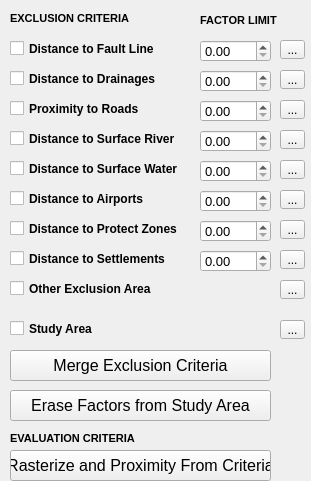
   <widget class="QWidget" name="EXCLUSIONCRITERIA">
    <property name="geometry">
     <rect>
      <x>0</x>
      <y>0</y>
      <width>311</width>
      <height>481</height>
     </rect>
    </property>
    <attribute name="label">
     <string>EVALUATION CRITERIA I</string>
    </attribute>
    <widget class="QLabel" name="label_6">
     <property name="geometry">
      <rect>
       <x>10</x>
       <y>10</y>
       <width>161</width>
       <height>16</height>
      </rect>
     </property>
     <property name="font">
      <font>
       <family>MS Shell Dlg 2</family>
       <pointsize>8</pointsize>
       <weight>75</weight>
       <bold>true</bold>
      </font>
     </property>
     <property name="text">
      <string>EXCLUSION CRITERIA</string>
     </property>
    </widget>
    <widget class="QToolButton" name="toolButton_4">
     <property name="geometry">
      <rect>
       <x>280</x>
       <y>40</y>
       <width>25</width>
       <height>19</height>
      </rect>
     </property>
     <property name="text">
      <string>...</string>
     </property>
    </widget>
    <widget class="QDoubleSpinBox" name="doubleSpinBox_2">
     <property name="geometry">
      <rect>
       <x>200</x>
       <y>40</y>
       <width>71</width>
       <height>22</height>
      </rect>
     </property>
     <property name="font">
      <font>
       <family>MS Shell Dlg 2</family>
       <pointsize>10</pointsize>
       <weight>50</weight>
       <bold>false</bold>
      </font>
     </property>
     <property name="decimals">
      <number>2</number>
     </property>
     <property name="minimum">
      <double>0.000000000000000</double>
     </property>
     <property name="maximum">
      <double>10000.000000000000000</double>
     </property>
     <property name="singleStep">
      <double>10.000000000000000</double>
     </property>
     <property name="value">
      <double>0.000000000000000</double>
     </property>
    </widget>
    <widget class="QDoubleSpinBox" name="doubleSpinBox_3">
     <property name="geometry">
      <rect>
       <x>200</x>
       <y>70</y>
       <width>71</width>
       <height>22</height>
      </rect>
     </property>
     <property name="font">
      <font>
       <family>MS Shell Dlg 2</family>
       <pointsize>10</pointsize>
       <weight>50</weight>
       <bold>false</bold>
      </font>
     </property>
     <property name="decimals">
      <number>2</number>
     </property>
     <property name="minimum">
      <double>0.000000000000000</double>
     </property>
     <property name="maximum">
      <double>10000.000000000000000</double>
     </property>
     <property name="singleStep">
      <double>10.000000000000000</double>
     </property>
     <property name="value">
      <double>0.000000000000000</double>
     </property>
    </widget>
    <widget class="QToolButton" name="toolButton_5">
     <property name="geometry">
      <rect>
       <x>280</x>
       <y>70</y>
       <width>25</width>
       <height>19</height>
      </rect>
     </property>
     <property name="text">
      <string>...</string>
     </property>
    </widget>
    <widget class="QDoubleSpinBox" name="doubleSpinBox_4">
     <property name="geometry">
      <rect>
       <x>200</x>
       <y>100</y>
       <width>71</width>
       <height>22</height>
      </rect>
     </property>
     <property name="font">
      <font>
       <family>MS Shell Dlg 2</family>
       <pointsize>10</pointsize>
       <weight>50</weight>
       <bold>false</bold>
      </font>
     </property>
     <property name="decimals">
      <number>2</number>
     </property>
     <property name="minimum">
      <double>0.000000000000000</double>
     </property>
     <property name="maximum">
      <double>10000.000000000000000</double>
     </property>
     <property name="singleStep">
      <double>10.000000000000000</double>
     </property>
     <property name="value">
      <double>0.000000000000000</double>
     </property>
    </widget>
    <widget class="QToolButton" name="toolButton_6">
     <property name="geometry">
      <rect>
       <x>280</x>
       <y>100</y>
       <width>25</width>
       <height>19</height>
      </rect>
     </property>
     <property name="text">
      <string>...</string>
     </property>
    </widget>
    <widget class="QDoubleSpinBox" name="doubleSpinBox_5">
     <property name="geometry">
      <rect>
       <x>200</x>
       <y>190</y>
       <width>71</width>
       <height>22</height>
      </rect>
     </property>
     <property name="font">
      <font>
       <family>MS Shell Dlg 2</family>
       <pointsize>10</pointsize>
       <weight>50</weight>
       <bold>false</bold>
      </font>
     </property>
     <property name="decimals">
      <number>2</number>
     </property>
     <property name="minimum">
      <double>0.000000000000000</double>
     </property>
     <property name="maximum">
      <double>10000.000000000000000</double>
     </property>
     <property name="singleStep">
      <double>10.000000000000000</double>
     </property>
     <property name="value">
      <double>0.000000000000000</double>
     </property>
    </widget>
    <widget class="QToolButton" name="toolButton_7">
     <property name="geometry">
      <rect>
       <x>280</x>
       <y>190</y>
       <width>25</width>
       <height>19</height>
      </rect>
     </property>
     <property name="text">
      <string>...</string>
     </property>
    </widget>
    <widget class="QDoubleSpinBox" name="doubleSpinBox_6">
     <property name="geometry">
      <rect>
       <x>200</x>
       <y>220</y>
       <width>71</width>
       <height>22</height>
      </rect>
     </property>
     <property name="font">
      <font>
       <family>MS Shell Dlg 2</family>
       <pointsize>10</pointsize>
       <weight>50</weight>
       <bold>false</bold>
      </font>
     </property>
     <property name="decimals">
      <number>2</number>
     </property>
     <property name="minimum">
      <double>0.000000000000000</double>
     </property>
     <property name="maximum">
      <double>10000.000000000000000</double>
     </property>
     <property name="singleStep">
      <double>10.000000000000000</double>
     </property>
     <property name="value">
      <double>0.000000000000000</double>
     </property>
    </widget>
    <widget class="QToolButton" name="toolButton_8">
     <property name="geometry">
      <rect>
       <x>280</x>
       <y>220</y>
       <width>25</width>
       <height>19</height>
      </rect>
     </property>
     <property name="text">
      <string>...</string>
     </property>
    </widget>
    <widget class="QToolButton" name="toolButton_10">
     <property name="geometry">
      <rect>
       <x>280</x>
       <y>250</y>
       <width>25</width>
       <height>19</height>
      </rect>
     </property>
     <property name="text">
      <string>...</string>
     </property>
    </widget>
    <widget class="QDoubleSpinBox" name="doubleSpinBox_7">
     <property name="geometry">
      <rect>
       <x>200</x>
       <y>250</y>
       <width>71</width>
       <height>22</height>
      </rect>
     </property>
     <property name="font">
      <font>
       <family>MS Shell Dlg 2</family>
       <pointsize>10</pointsize>
       <weight>50</weight>
       <bold>false</bold>
      </font>
     </property>
     <property name="decimals">
      <number>2</number>
     </property>
     <property name="minimum">
      <double>0.000000000000000</double>
     </property>
     <property name="maximum">
      <double>10000.000000000000000</double>
     </property>
     <property name="singleStep">
      <double>10.000000000000000</double>
     </property>
     <property name="value">
      <double>0.000000000000000</double>
     </property>
    </widget>
    <widget class="QPushButton" name="Merge_pushButton">
     <property name="geometry">
      <rect>
       <x>10</x>
       <y>350</y>
       <width>261</width>
       <height>31</height>
      </rect>
     </property>
     <property name="font">
      <font>
       <family>System</family>
       <pointsize>12</pointsize>
      </font>
     </property>
     <property name="text">
      <string>Merge Exclusion Criteria</string>
     </property>
    </widget>
    <widget class="QPushButton" name="Erase_pushButton">
     <property name="geometry">
      <rect>
       <x>10</x>
       <y>390</y>
       <width>261</width>
       <height>31</height>
      </rect>
     </property>
     <property name="font">
      <font>
       <family>System</family>
       <pointsize>12</pointsize>
      </font>
     </property>
     <property name="text">
      <string>Erase Factors from Study Area</string>
     </property>
    </widget>
    <widget class="QLabel" name="label_17">
     <property name="geometry">
      <rect>
       <x>200</x>
       <y>10</y>
       <width>101</width>
       <height>20</height>
      </rect>
     </property>
     <property name="font">
      <font>
       <family>MS Shell Dlg 2</family>
       <pointsize>8</pointsize>
       <weight>75</weight>
       <bold>true</bold>
      </font>
     </property>
     <property name="text">
      <string>FACTOR LIMIT</string>
     </property>
    </widget>
    <widget class="QToolButton" name="toolButton_13">
     <property name="geometry">
      <rect>
       <x>280</x>
       <y>160</y>
       <width>25</width>
       <height>19</height>
      </rect>
     </property>
     <property name="text">
      <string>...</string>
     </property>
    </widget>
    <widget class="QDoubleSpinBox" name="doubleSpinBox_8">
     <property name="geometry">
      <rect>
       <x>200</x>
       <y>160</y>
       <width>71</width>
       <height>22</height>
      </rect>
     </property>
     <property name="font">
      <font>
       <family>MS Shell Dlg 2</family>
       <pointsize>10</pointsize>
       <weight>50</weight>
       <bold>false</bold>
      </font>
     </property>
     <property name="decimals">
      <number>2</number>
     </property>
     <property name="minimum">
      <double>0.000000000000000</double>
     </property>
     <property name="maximum">
      <double>10000.000000000000000</double>
     </property>
     <property name="singleStep">
      <double>10.000000000000000</double>
     </property>
     <property name="value">
      <double>0.000000000000000</double>
     </property>
    </widget>
    <widget class="QDoubleSpinBox" name="doubleSpinBox_9">
     <property name="geometry">
      <rect>
       <x>200</x>
       <y>130</y>
       <width>71</width>
       <height>22</height>
      </rect>
     </property>
     <property name="font">
      <font>
       <family>MS Shell Dlg 2</family>
       <pointsize>10</pointsize>
       <weight>50</weight>
       <bold>false</bold>
      </font>
     </property>
     <property name="decimals">
      <number>2</number>
     </property>
     <property name="minimum">
      <double>0.000000000000000</double>
     </property>
     <property name="maximum">
      <double>10000.000000000000000</double>
     </property>
     <property name="singleStep">
      <double>10.000000000000000</double>
     </property>
     <property name="value">
      <double>0.000000000000000</double>
     </property>
    </widget>
    <widget class="QToolButton" name="toolButton_15">
     <property name="geometry">
      <rect>
       <x>280</x>
       <y>130</y>
       <width>25</width>
       <height>19</height>
      </rect>
     </property>
     <property name="text">
      <string>...</string>
     </property>
    </widget>
    <widget class="QCheckBox" name="checkBox_1">
     <property name="geometry">
      <rect>
       <x>10</x>
       <y>40</y>
       <width>181</width>
       <height>17</height>
      </rect>
     </property>
     <property name="font">
      <font>
       <pointsize>9</pointsize>
       <weight>75</weight>
       <bold>true</bold>
      </font>
     </property>
     <property name="text">
      <string>Distance to Fault Line</string>
     </property>
    </widget>
    <widget class="QCheckBox" name="checkBox_2">
     <property name="geometry">
      <rect>
       <x>10</x>
       <y>70</y>
       <width>181</width>
       <height>17</height>
      </rect>
     </property>
     <property name="font">
      <font>
       <pointsize>9</pointsize>
       <weight>75</weight>
       <bold>true</bold>
      </font>
     </property>
     <property name="text">
      <string>Distance to Drainages</string>
     </property>
    </widget>
    <widget class="QCheckBox" name="checkBox_3">
     <property name="geometry">
      <rect>
       <x>10</x>
       <y>100</y>
       <width>181</width>
       <height>17</height>
      </rect>
     </property>
     <property name="font">
      <font>
       <pointsize>9</pointsize>
       <weight>75</weight>
       <bold>true</bold>
      </font>
     </property>
     <property name="text">
      <string>Proximity to Roads  </string>
     </property>
    </widget>
    <widget class="QCheckBox" name="checkBox_4">
     <property name="geometry">
      <rect>
       <x>10</x>
       <y>160</y>
       <width>191</width>
       <height>17</height>
      </rect>
     </property>
     <property name="font">
      <font>
       <pointsize>9</pointsize>
       <weight>75</weight>
       <bold>true</bold>
      </font>
     </property>
     <property name="text">
      <string>Distance to Surface Water </string>
     </property>
    </widget>
    <widget class="QCheckBox" name="checkBox_5">
     <property name="geometry">
      <rect>
       <x>10</x>
       <y>130</y>
       <width>191</width>
       <height>17</height>
      </rect>
     </property>
     <property name="font">
      <font>
       <pointsize>9</pointsize>
       <weight>75</weight>
       <bold>true</bold>
      </font>
     </property>
     <property name="text">
      <string>Distance to Surface River</string>
     </property>
    </widget>
    <widget class="QCheckBox" name="checkBox_6">
     <property name="geometry">
      <rect>
       <x>10</x>
       <y>190</y>
       <width>191</width>
       <height>17</height>
      </rect>
     </property>
     <property name="font">
      <font>
       <pointsize>9</pointsize>
       <weight>75</weight>
       <bold>true</bold>
      </font>
     </property>
     <property name="text">
      <string>Distance to Airports  </string>
     </property>
    </widget>
    <widget class="QCheckBox" name="checkBox_7">
     <property name="geometry">
      <rect>
       <x>10</x>
       <y>220</y>
       <width>191</width>
       <height>17</height>
      </rect>
     </property>
     <property name="font">
      <font>
       <pointsize>9</pointsize>
       <weight>75</weight>
       <bold>true</bold>
      </font>
     </property>
     <property name="text">
      <string>Distance to Protect Zones  </string>
     </property>
    </widget>
    <widget class="QCheckBox" name="checkBox_8">
     <property name="geometry">
      <rect>
       <x>10</x>
       <y>250</y>
       <width>191</width>
       <height>17</height>
      </rect>
     </property>
     <property name="font">
      <font>
       <pointsize>9</pointsize>
       <weight>75</weight>
       <bold>true</bold>
      </font>
     </property>
     <property name="text">
      <string>Distance to Settlements  </string>
     </property>
    </widget>
    <widget class="QPushButton" name="Raster_pushButton">
     <property name="geometry">
      <rect>
       <x>10</x>
       <y>450</y>
       <width>261</width>
       <height>31</height>
      </rect>
     </property>
     <property name="font">
      <font>
       <family>System</family>
       <pointsize>12</pointsize>
      </font>
     </property>
     <property name="text">
      <string>Rasterize and Proximity From Criteria</string>
     </property>
    </widget>
    <widget class="QLabel" name="label_8">
     <property name="geometry">
      <rect>
       <x>10</x>
       <y>430</y>
       <width>161</width>
       <height>16</height>
      </rect>
     </property>
     <property name="font">
      <font>
       <family>MS Shell Dlg 2</family>
       <pointsize>8</pointsize>
       <weight>75</weight>
       <bold>true</bold>
      </font>
     </property>
     <property name="text">
      <string>EVALUATION CRITERIA</string>
     </property>
    </widget>
    <widget class="QToolButton" name="toolButton_9">
     <property name="geometry">
      <rect>
       <x>280</x>
       <y>280</y>
       <width>25</width>
       <height>19</height>
      </rect>
     </property>
     <property name="text">
      <string>...</string>
     </property>
    </widget>
    <widget class="QToolButton" name="toolButton">
     <property name="geometry">
      <rect>
       <x>280</x>
       <y>320</y>
       <width>25</width>
       <height>19</height>
      </rect>
     </property>
     <property name="text">
      <string>...</string>
     </property>
    </widget>
    <widget class="QCheckBox" name="checkBox_9">
     <property name="geometry">
      <rect>
       <x>10</x>
       <y>280</y>
       <width>191</width>
       <height>17</height>
      </rect>
     </property>
     <property name="font">
      <font>
       <pointsize>9</pointsize>
       <weight>75</weight>
       <bold>true</bold>
      </font>
     </property>
     <property name="text">
      <string>Other Exclusion Area</string>
     </property>
    </widget>
    <widget class="QCheckBox" name="checkBox_10">
     <property name="geometry">
      <rect>
       <x>10</x>
       <y>320</y>
       <width>191</width>
       <height>17</height>
      </rect>
     </property>
     <property name="font">
      <font>
       <pointsize>9</pointsize>
       <weight>75</weight>
       <bold>true</bold>
      </font>
     </property>
     <property name="text">
      <string>Study Area</string>
     </property>
    </widget>
   </widget>
